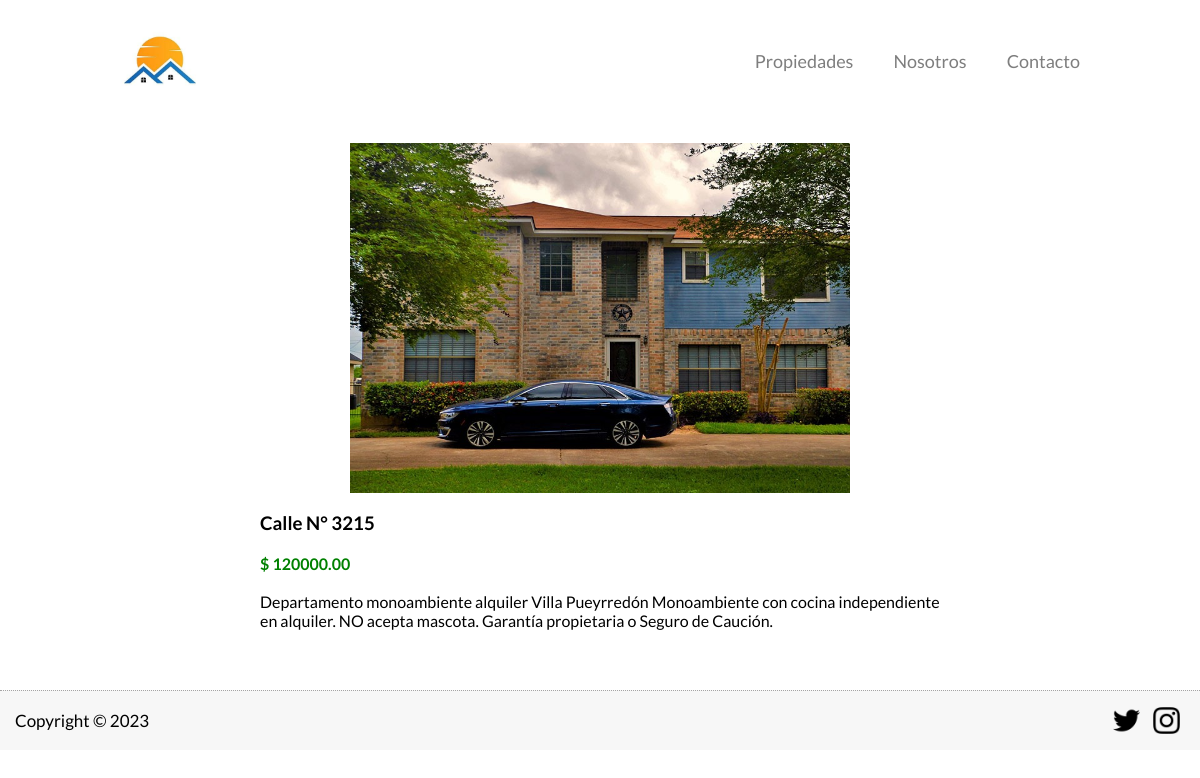
The page /propiedades/propiedad?id=6 on the database its author committed.
### tables this page shows
CREATE TABLE `propiedades` (
  `id` int NOT NULL AUTO_INCREMENT,
  `calle` varchar(45) DEFAULT NULL,
  `precio` decimal(10,2) DEFAULT NULL,
  `imagen` varchar(200) DEFAULT NULL,
  `descripcion` longtext,
  PRIMARY KEY (`id`)
);

### controllers/PaginasController.php (called while the page is built, shortened)
<?php
class PaginasController {
    public static function propiedad (Router $router){
        $id = validarORedireccionar('/propiedades');
        $propiedades = Propiedades::find($id);
        $router->render('pages/propiedad', [
            'propiedades' => $propiedades,
        ]);
    }
}

### public/index.php (called while the page is built, shortened)
<?php
$router = new Router();
$router->get('/', [PaginasController::class, 'index']);
$router->get('/propiedades', [PaginasController::class, 'propiedades']);
$router->post('/propiedades', [PaginasController::class, 'propiedades']);
$router->get('/propiedades/propiedad', [PaginasController::class, 'propiedad']);
$router->get('/nosotros', [PaginasController::class, 'nosotros']);
$router->get('/contacto', [PaginasController::class, 'contacto']);
$router->post('/contacto', [PaginasController::class, 'contacto']);
$router->get('/login', [LoginController::class, 'login']);
$router->post('/login', [LoginController::class, 'login']);
$router->get('/logout', [LoginController::class, 'logout']);
$router->get('/admin', [AdminController::class, 'index']);
$router->get('/admin/crear', [AdminController::class, 'crear']);
$router->post('/admin/crear', [AdminController::class, 'crear']);
$router->get('/admin/actualizar', [AdminController::class, 'actualizar']);
$router->post('/admin/actualizar', [AdminController::class, 'actualizar']);
$router->post('/admin/eliminar', [AdminController::class, 'eliminar']);
$router->comprobarRutas();

### includes/funciones.php (called while the page is built, shortened)
<?php
function validarORedireccionar(string $url) {
    $id = $_GET['id'];
    $id = filter_var($id, FILTER_VALIDATE_INT);
    return $id;
}

### models/ActiveRecord.php (called while the page is built, shortened)
<?php
class ActiveRecord {
    protected static $db;
    protected static $tabla = '';
    public static function setDB($database) {
        self::$db = $database;
    }
    public static function find($id) {
        $query = "SELECT * FROM " . static::$tabla  ." WHERE id = ${id}";
        $resultado = self::consultarSQL($query);
        return array_shift( $resultado );
    }
    public static function consultarSQL($query) {
        $resultado = self::$db->query($query);
        $array = [];
        while($registro = $resultado->fetch_assoc()) {
            $array[] = static::crearObjeto($registro);
        }
        return $array;
    }
    protected static function crearObjeto($registro) {
        $objeto = new static;
        foreach($registro as $key => $value ) {
            if(property_exists( $objeto, $key  )) {
                $objeto->$key = $value;
            }
        }
        return $objeto;
    }
}

### views/pages/propiedad.php (the view)
<main>
    <div class="props-container">
        <img src="/imagenes/<?php echo $propiedades->imagen ?>" alt="Anuncio">
        <h3 class="props-title"><?php echo $propiedades->calle ?></h3>
        <p class="props-price">$ <?php echo $propiedades->precio ?></p>
        <p class="description"><?php echo $propiedades->descripcion ?></p>
    </div>
</main>

### public/build/css/app.css (style rules this page uses)
html { box-sizing:border-box;font-size:62.5% }
*,:after,:before { box-sizing:inherit;margin:0;padding:0 }
body { font-family:Lato,sans-serif;font-size:1.6rem;min-height:100vh }
html { -webkit-text-size-adjust:100%;line-height:1.15 }
body { margin:0 }
main { display:block }
img { border-style:none }
main { min-height:calc(100vh - 20rem) }
@media (min-width:1024px) { main { min-height:50rem } }
main .props-container { display:flex;flex-direction:column;gap:20px;padding:2rem }
@media (min-width:1024px) { main .props-container { margin:0 auto;width:60% } }
@media (min-width:1024px) { main .props-container img { align-self:center;height:35rem;width:50rem } }
main .props-container .props-price { color:green;font-weight:700 }

### rows shown on the page
propiedades: imagen (picture), calle "Calle N° 3215", precio "120000.00", descripcion "Departamento monoambiente alquiler Villa Pueyrredón Monoambiente con cocina independiente en alquiler. NO acepta mascota. Garantía propietaria o Seguro de Caución."
